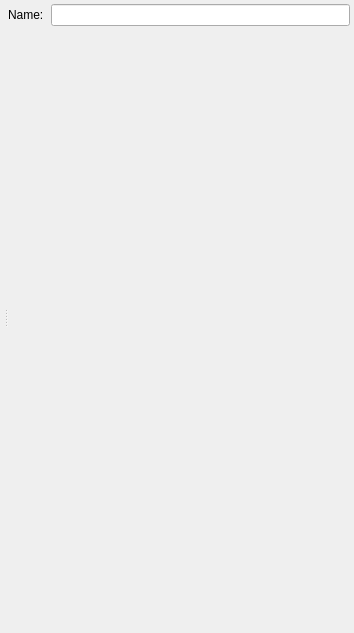
<?xml version="1.0" encoding="UTF-8"?>
<ui version="4.0">
 <class>Form</class>
 <widget class="QWidget" name="Form">
  <property name="geometry">
   <rect>
    <x>0</x>
    <y>0</y>
    <width>354</width>
    <height>633</height>
   </rect>
  </property>
  <property name="windowTitle">
   <string>Form</string>
  </property>
  <layout class="QVBoxLayout" name="verticalLayout_2">
   <property name="margin">
    <number>4</number>
   </property>
   <item>
    <widget class="QSplitter" name="splitter">
     <property name="orientation">
      <enum>Qt::Horizontal</enum>
     </property>
     <widget class="QWidget" name="layoutWidget">
      <layout class="QVBoxLayout" name="verticalLayout_3">
       <property name="margin">
        <number>0</number>
       </property>
       <item>
        <widget class="QWidget" name="myGeneralCanvas" native="true">
         <property name="sizePolicy">
          <sizepolicy hsizetype="MinimumExpanding" vsizetype="Fixed">
           <horstretch>0</horstretch>
           <verstretch>0</verstretch>
          </sizepolicy>
         </property>
         <property name="element_type" stdset="0">
          <string>general_canvas</string>
         </property>
        </widget>
       </item>
       <item>
        <widget class="QWidget" name="myDisplayCanvas" native="true">
         <property name="sizePolicy">
          <sizepolicy hsizetype="MinimumExpanding" vsizetype="MinimumExpanding">
           <horstretch>0</horstretch>
           <verstretch>0</verstretch>
          </sizepolicy>
         </property>
         <property name="minimumSize">
          <size>
           <width>0</width>
           <height>0</height>
          </size>
         </property>
         <property name="element_type" stdset="0">
          <string>display_widget_canvas</string>
         </property>
        </widget>
       </item>
      </layout>
     </widget>
     <widget class="QWidget" name="widget" native="true">
      <layout class="QVBoxLayout" name="verticalLayout">
       <property name="spacing">
        <number>7</number>
       </property>
       <property name="margin">
        <number>0</number>
       </property>
       <item>
        <layout class="QHBoxLayout" name="horizontalLayout">
         <item>
          <widget class="QLabel" name="short_name_label">
           <property name="text">
            <string>Name:</string>
           </property>
          </widget>
         </item>
         <item>
          <widget class="QLineEdit" name="short_name"/>
         </item>
        </layout>
       </item>
       <item>
        <spacer name="verticalSpacer">
         <property name="orientation">
          <enum>Qt::Vertical</enum>
         </property>
         <property name="sizeHint" stdset="0">
          <size>
           <width>20</width>
           <height>591</height>
          </size>
         </property>
        </spacer>
       </item>
      </layout>
     </widget>
    </widget>
   </item>
  </layout>
 </widget>
 <resources/>
 <connections/>
</ui>
